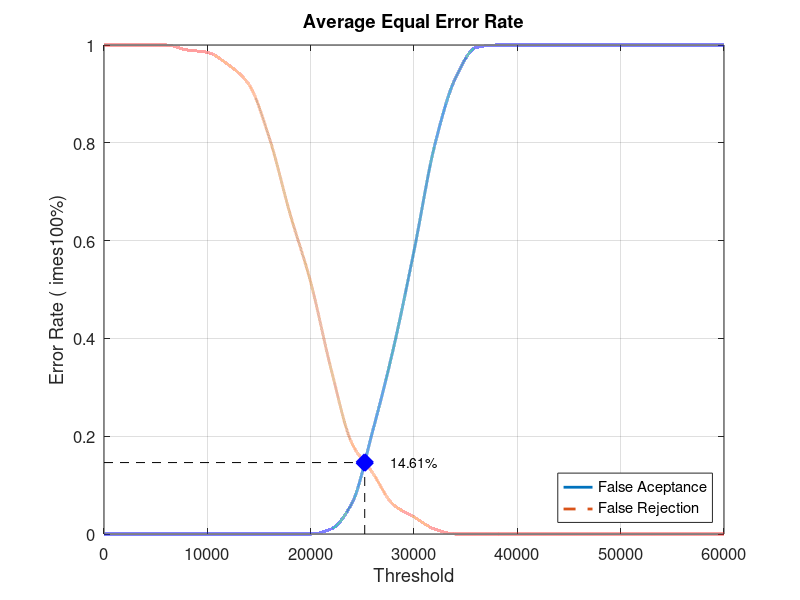
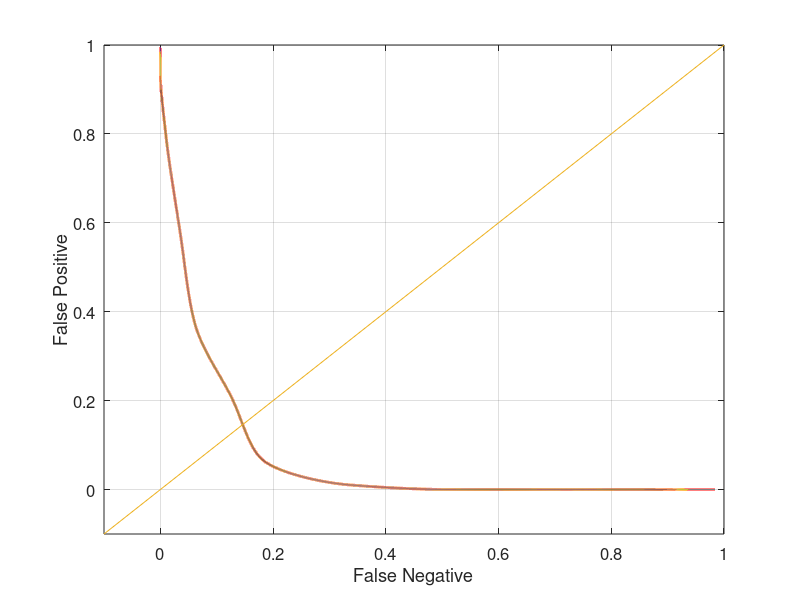

Reproduce these figures in MATLAB, in order.
close all;
clear;
clc;
x = 0:2000:60000;
xq = 0:0.5:60000;

y0 = [0 0 0 0 0 0 0 0 0 0 0 0.0105263 0.0631579 0.210526 0.378947 0.578947 0.794737 0.931579 0.994737 1 1 1 1 1 1 1 1 1 1 1 1]
yy0 = interp1(x, y0, xq, 'pchip');
y1 = [1 1 1 1 0.99 0.985 0.96 0.92 0.81 0.655 0.515 0.335 0.185 0.125 0.06 0.035 0.01 0 0 0 0 0 0 0 0 0 0 0 0 0 0]
yy1 = interp1(x, y1, xq, 'pchip');

% Calculating EER: 
y2 = abs(y0 - y1);
find(y2 == min(y2))
yy2 = abs(yy0 - yy1);
xEER = find(yy2 == min(yy2));
xEERIndex = xq(xEER) % X-axis EER
yEER = yy0(xEER) % Y-axis EER

main = figure
plot(xq, yy0,'-','LineWidth', 2);	hold on
plot(xq, yy1,'--','LineWidth', 2);	hold on
plot([xEERIndex xEERIndex], [0 yEER], 'k--');	hold on
plot([0 xEERIndex], [yEER yEER], 'k--');	hold on
plot(xEERIndex, yEER, 'bx', 'LineWidth', 10);	hold on
text(xEERIndex + 10 * xEERIndex / 100, yEER, [num2str(round((10000 * yEER)) / 100) '%'])
legend('False Aceptance', 'False Rejection', 'Location', 'SouthEast')
xlabel('Threshold')
ylabel('Error Rate (	imes100%)')
title('Average Equal Error Rate')
set(gca, 'FontSize', 12)
axis([0 60000 0 1])
grid on

print(main, 'Database2_3Main', '-dpng');
FNRxFPR = figure('Color', [1 1 1]);
plot(yy1, yy0, '-', yy1, yy0, 'LineWidth', 2);
hold on
y = -0.1:0.1:1
plot(y, y); 
set(gca, 'FontSize', 12)
xlabel('False Negative')
ylabel('False Positive')
axis([-0.1 1 -0.1 1])
set(gca, 'FontSize', 12)
grid on

print(FNRxFPR, 'Database2_3FNRxFPR','-dpng');
